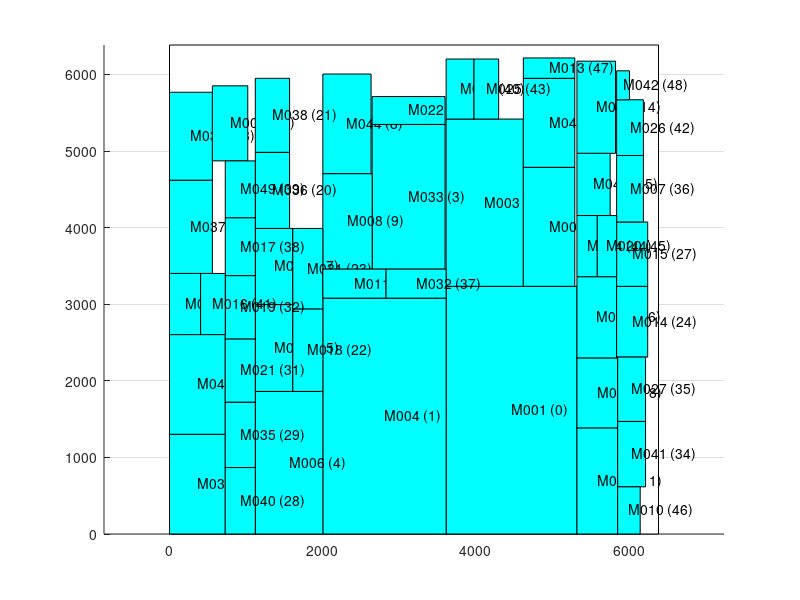

MATLAB code to generate this figure:
axis equal;
hold on;
grid on;
cap_x=[ 0 0 6385 6385 0 ];
cap_y=[ 0 6385 6385 0 0 ];
fill(cap_x,cap_y,'w');
block_x=[ 3612 5320 5320 3612 3612 ];
block_y=[ 0 0 3234 3234 0 ];
fill(block_x,block_y,'c');
text(4466,1617,'M001 (0)');
block_x=[ 2002 3612 3612 2002 2002 ];
block_y=[ 0 0 3080 3080 0 ];
fill(block_x,block_y,'c');
text(2807,1540,'M004 (1)');
block_x=[ 3612 4620 4620 3612 3612 ];
block_y=[ 3234 3234 5418 5418 3234 ];
fill(block_x,block_y,'c');
text(4116,4326,'M003 (2)');
block_x=[ 2646 3598 3598 2646 2646 ];
block_y=[ 3458 3458 5348 5348 3458 ];
fill(block_x,block_y,'c');
text(3122,4403,'M033 (3)');
block_x=[ 1120 2002 2002 1120 1120 ];
block_y=[ 0 0 1862 1862 0 ];
fill(block_x,block_y,'c');
text(1561,931,'M006 (4)');
block_x=[ 4620 5292 5292 4620 4620 ];
block_y=[ 3234 3234 4788 4788 3234 ];
fill(block_x,block_y,'c');
text(4956,4011,'M002 (5)');
block_x=[ 0 728 728 0 0 ];
block_y=[ 0 0 1302 1302 0 ];
fill(block_x,block_y,'c');
text(364,651,'M030 (6)');
block_x=[ 0 728 728 0 0 ];
block_y=[ 1302 1302 2604 2604 1302 ];
fill(block_x,block_y,'c');
text(364,1953,'M048 (7)');
block_x=[ 2002 2632 2632 2002 2002 ];
block_y=[ 4704 4704 6006 6006 4704 ];
fill(block_x,block_y,'c');
text(2317,5355,'M044 (8)');
block_x=[ 2002 2646 2646 2002 2002 ];
block_y=[ 3458 3458 4704 4704 3458 ];
fill(block_x,block_y,'c');
text(2324,4081,'M008 (9)');
block_x=[ 4620 5292 5292 4620 4620 ];
block_y=[ 4788 4788 5950 5950 4788 ];
fill(block_x,block_y,'c');
text(4956,5369,'M045 (10)');
block_x=[ 5320 5852 5852 5320 5320 ];
block_y=[ 0 0 1386 1386 0 ];
fill(block_x,block_y,'c');
text(5586,693,'M005 (11)');
block_x=[ 0 560 560 0 0 ];
block_y=[ 3402 3402 4620 4620 3402 ];
fill(block_x,block_y,'c');
text(280,4011,'M037 (12)');
block_x=[ 0 560 560 0 0 ];
block_y=[ 4620 4620 5768 5768 4620 ];
fill(block_x,block_y,'c');
text(280,5194,'M034 (13)');
block_x=[ 5320 5824 5824 5320 5320 ];
block_y=[ 4970 4970 6174 6174 4970 ];
fill(block_x,block_y,'c');
text(5572,5572,'M046 (14)');
block_x=[ 1120 1610 1610 1120 1120 ];
block_y=[ 1862 1862 2996 2996 1862 ];
fill(block_x,block_y,'c');
text(1365,2429,'M023 (15)');
block_x=[ 5320 5838 5838 5320 5320 ];
block_y=[ 2296 2296 3360 3360 2296 ];
fill(block_x,block_y,'c');
text(5579,2828,'M028 (16)');
block_x=[ 1120 1610 1610 1120 1120 ];
block_y=[ 2996 2996 3990 3990 2996 ];
fill(block_x,block_y,'c');
text(1365,3493,'M029 (17)');
block_x=[ 5320 5852 5852 5320 5320 ];
block_y=[ 1386 1386 2296 2296 1386 ];
fill(block_x,block_y,'c');
text(5586,1841,'M043 (18)');
block_x=[ 560 1022 1022 560 560 ];
block_y=[ 4872 4872 5852 5852 4872 ];
fill(block_x,block_y,'c');
text(791,5362,'M009 (19)');
block_x=[ 1120 1568 1568 1120 1120 ];
block_y=[ 3990 3990 4984 4984 3990 ];
fill(block_x,block_y,'c');
text(1344,4487,'M036 (20)');
block_x=[ 1120 1568 1568 1120 1120 ];
block_y=[ 4984 4984 5950 5950 4984 ];
fill(block_x,block_y,'c');
text(1344,5467,'M038 (21)');
block_x=[ 1610 2002 2002 1610 1610 ];
block_y=[ 1862 1862 2940 2940 1862 ];
fill(block_x,block_y,'c');
text(1806,2401,'M018 (22)');
block_x=[ 1610 2002 2002 1610 1610 ];
block_y=[ 2940 2940 3990 3990 2940 ];
fill(block_x,block_y,'c');
text(1806,3465,'M031 (23)');
block_x=[ 5838 6244 6244 5838 5838 ];
block_y=[ 2310 2310 3234 3234 2310 ];
fill(block_x,block_y,'c');
text(6041,2772,'M014 (24)');
block_x=[ 5320 5754 5754 5320 5320 ];
block_y=[ 4158 4158 4970 4970 4158 ];
fill(block_x,block_y,'c');
text(5537,4564,'M047 (25)');
block_x=[ 2646 3598 3598 2646 2646 ];
block_y=[ 5348 5348 5712 5712 5348 ];
fill(block_x,block_y,'c');
text(3122,5530,'M022 (26)');
block_x=[ 5838 6244 6244 5838 5838 ];
block_y=[ 3234 3234 4074 4074 3234 ];
fill(block_x,block_y,'c');
text(6041,3654,'M015 (27)');
block_x=[ 728 1120 1120 728 728 ];
block_y=[ 0 0 868 868 0 ];
fill(block_x,block_y,'c');
text(924,434,'M040 (28)');
block_x=[ 728 1120 1120 728 728 ];
block_y=[ 868 868 1722 1722 868 ];
fill(block_x,block_y,'c');
text(924,1295,'M035 (29)');
block_x=[ 0 406 406 0 0 ];
block_y=[ 2604 2604 3402 3402 2604 ];
fill(block_x,block_y,'c');
text(203,3003,'M012 (30)');
block_x=[ 728 1120 1120 728 728 ];
block_y=[ 1722 1722 2548 2548 1722 ];
fill(block_x,block_y,'c');
text(924,2135,'M021 (31)');
block_x=[ 728 1120 1120 728 728 ];
block_y=[ 2548 2548 3374 3374 2548 ];
fill(block_x,block_y,'c');
text(924,2961,'M019 (32)');
block_x=[ 2002 2828 2828 2002 2002 ];
block_y=[ 3080 3080 3458 3458 3080 ];
fill(block_x,block_y,'c');
text(2415,3269,'M011 (33)');
block_x=[ 5852 6216 6216 5852 5852 ];
block_y=[ 616 616 1470 1470 616 ];
fill(block_x,block_y,'c');
text(6034,1043,'M041 (34)');
block_x=[ 5852 6216 6216 5852 5852 ];
block_y=[ 1470 1470 2310 2310 1470 ];
fill(block_x,block_y,'c');
text(6034,1890,'M027 (35)');
block_x=[ 5838 6188 6188 5838 5838 ];
block_y=[ 4074 4074 4942 4942 4074 ];
fill(block_x,block_y,'c');
text(6013,4508,'M007 (36)');
block_x=[ 2828 3612 3612 2828 2828 ];
block_y=[ 3080 3080 3458 3458 3080 ];
fill(block_x,block_y,'c');
text(3220,3269,'M032 (37)');
block_x=[ 728 1120 1120 728 728 ];
block_y=[ 3374 3374 4130 4130 3374 ];
fill(block_x,block_y,'c');
text(924,3752,'M017 (38)');
block_x=[ 728 1120 1120 728 728 ];
block_y=[ 4130 4130 4872 4872 4130 ];
fill(block_x,block_y,'c');
text(924,4501,'M049 (39)');
block_x=[ 3612 3976 3976 3612 3612 ];
block_y=[ 5418 5418 6202 6202 5418 ];
fill(block_x,block_y,'c');
text(3794,5810,'M039 (40)');
block_x=[ 406 728 728 406 406 ];
block_y=[ 2604 2604 3402 3402 2604 ];
fill(block_x,block_y,'c');
text(567,3003,'M016 (41)');
block_x=[ 5838 6188 6188 5838 5838 ];
block_y=[ 4942 4942 5670 5670 4942 ];
fill(block_x,block_y,'c');
text(6013,5306,'M026 (42)');
block_x=[ 3976 4298 4298 3976 3976 ];
block_y=[ 5418 5418 6202 6202 5418 ];
fill(block_x,block_y,'c');
text(4137,5810,'M025 (43)');
block_x=[ 5320 5586 5586 5320 5320 ];
block_y=[ 3360 3360 4158 4158 3360 ];
fill(block_x,block_y,'c');
text(5453,3759,'M024 (44)');
block_x=[ 5586 5838 5838 5586 5586 ];
block_y=[ 3360 3360 4158 4158 3360 ];
fill(block_x,block_y,'c');
text(5712,3759,'M020 (45)');
block_x=[ 5852 6146 6146 5852 5852 ];
block_y=[ 0 0 616 616 0 ];
fill(block_x,block_y,'c');
text(5999,308,'M010 (46)');
block_x=[ 4620 5292 5292 4620 4620 ];
block_y=[ 5950 5950 6216 6216 5950 ];
fill(block_x,block_y,'c');
text(4956,6083,'M013 (47)');
block_x=[ 5838 6006 6006 5838 5838 ];
block_y=[ 5670 5670 6048 6048 5670 ];
fill(block_x,block_y,'c');
text(5922,5859,'M042 (48)');
